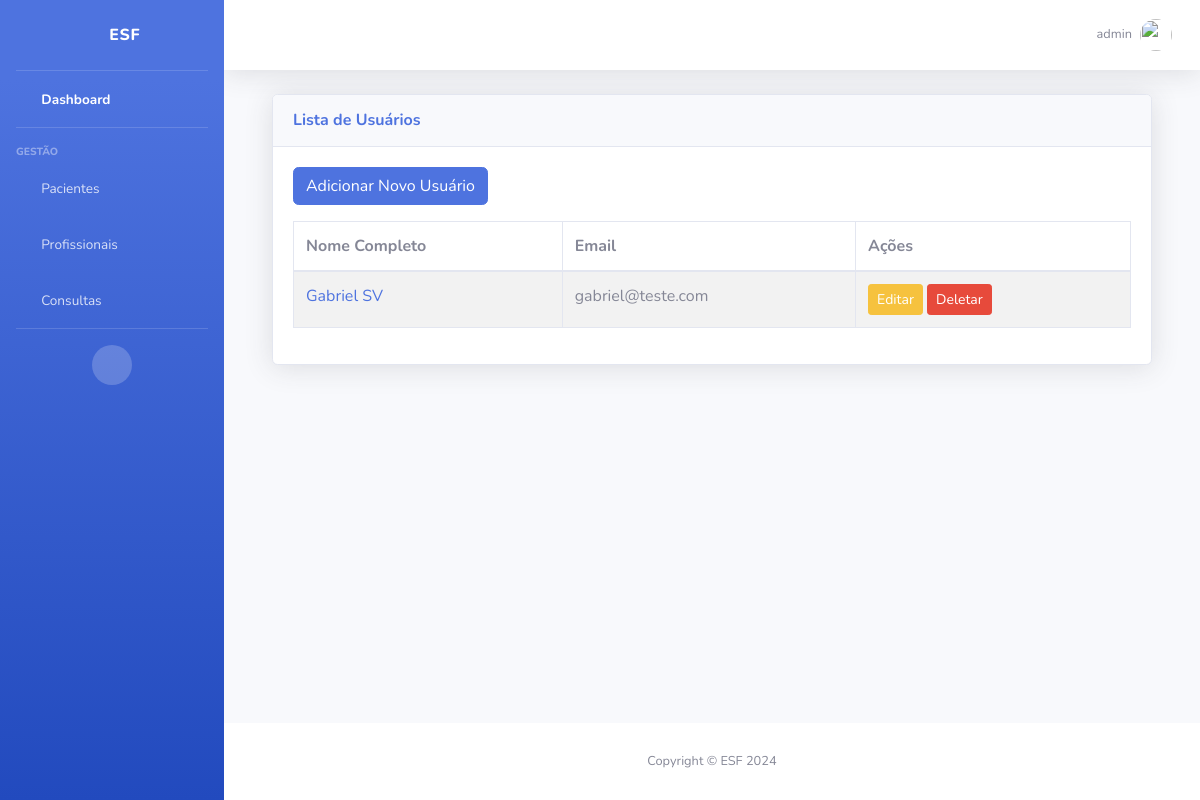
Before: /usuarios/ (signed in) with the older database file.
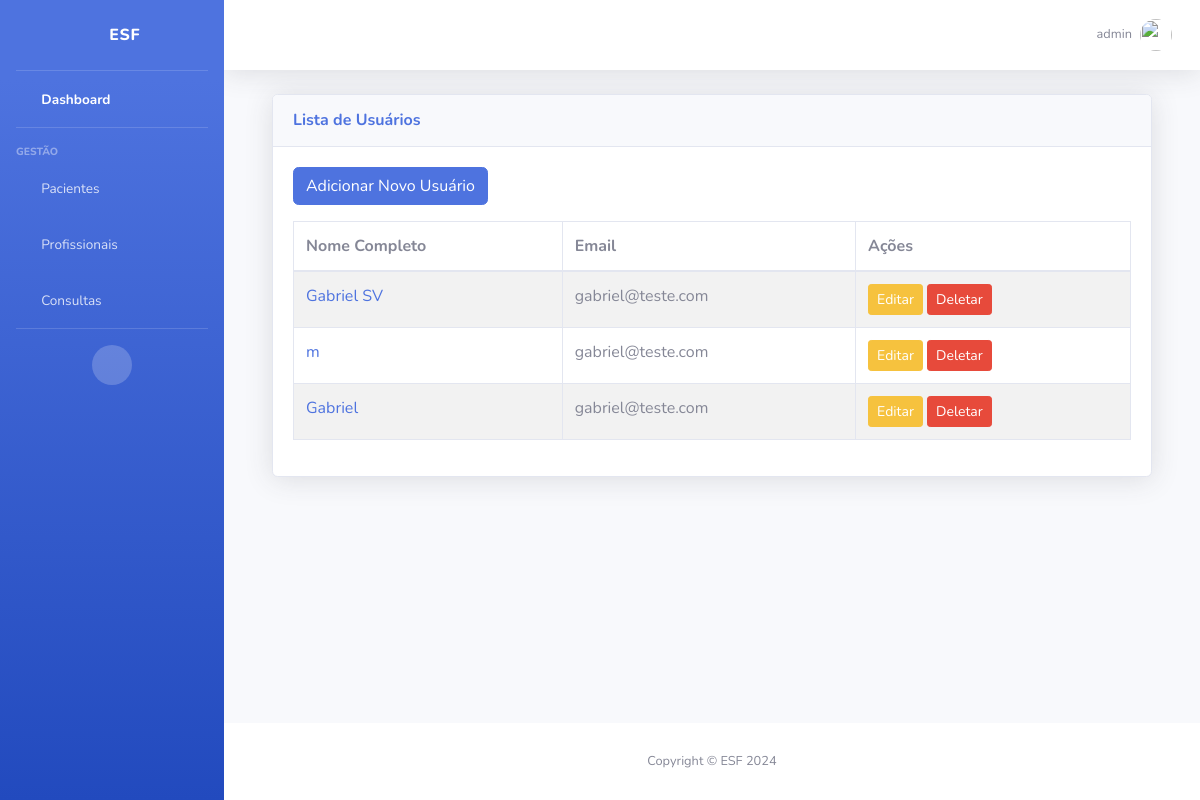
After: the same page with the newer database file.
### usuarios/models.py (models this page shows, shortened)
class Usuario(User):
    nome_completo = models.CharField(max_length=255)
    data_nascimento = models.DateField(null=True, blank=True)
    rua = models.CharField(max_length=255)
    num_casa = models.IntegerField()
    uf = models.CharField(max_length=2)
    cpf = models.CharField(max_length=11, unique=True)
    rg = models.CharField(max_length=9, unique=True)
    nome_mae = models.CharField(max_length=255)
    nome_pai = models.CharField(max_length=255, blank=True, null=True)

### usuarios/views.py (the view)
# urls.py: path('', views.usuario_list, name='usuario_list'),
@login_required
def usuario_list(request):
    usuarios = Usuario.objects.all()
    return render(request, 'usuarios/listaTodos.html', {'usuarios': usuarios})

### templates/usuarios/listaTodos.html
{% extends '_base.html' %}
{% block content %}
    <div class="container-fluid">
        <div class="card shadow mb-4">
            <div class="card-header py-3">
                <h6 class="m-0 font-weight-bold text-primary">Lista de Usuários</h6>
            </div>
            <div class="card-body">
                <div class="mb-3">
                    <a href="{% url 'usuario_create' %}" class="btn btn-primary">Adicionar Novo Usuário</a>
                </div>
                <div class="table-responsive">
                    <table class="table table-bordered table-striped">
                        <thead>
                            <tr>
                                <th>Nome Completo</th>
                                <th>Email</th>
                                <th>Ações</th>
                            </tr>
                        </thead>
                        <tbody>
                            {% for usuario in usuarios %}
                            <tr>
                                <td><a href="{% url 'usuario_detail' usuario.pk %}">{{ usuario.nome_completo }}</a></td>
                                <td>{{ usuario.email }}</td>
                                <td>
                                    <a href="{% url 'usuario_update' usuario.pk %}" class="btn btn-warning btn-sm">Editar</a>
                                    <a href="{% url 'usuario_delete' usuario.pk %}" class="btn btn-danger btn-sm">Deletar</a>
                                </td>
                            </tr>
                            {% endfor %}
                        </tbody>
                    </table>
                </div>
            </div>
        </div>
    </div>
{% endblock %}

### templates/_base.html (shortened to what this page needs)
{% load static %}
<!DOCTYPE html>
<html lang="en">
<head>
    <link href="{% static 'vendor/fontawesome-free/css/all.min.css' %}" rel="stylesheet" type="text/css">
    <link href="{% static 'css/sb-admin-2.min.css' %}" rel="stylesheet">
</head>
<body id="page-top">
    <div id="wrapper">
        <ul class="navbar-nav bg-gradient-primary sidebar sidebar-dark accordion" id="accordionSidebar">
            <a class="sidebar-brand d-flex align-items-center justify-content-center" href="{% url "usuario_list" %}">
                <div class="sidebar-brand-icon">
                    <i class="fas fa-hospital"></i>
                </div>
                <div class="sidebar-brand-text mx-3">ESF</div>
            </a>
            <hr class="sidebar-divider my-0">
            <li class="nav-item active">
                <a class="nav-link" href="">
                    <i class="fas fa-fw fa-tachometer-alt"></i>
                    <span>Dashboard</span>
                </a>
            </li>
            <hr class="sidebar-divider">
            <div class="sidebar-heading">
                Gestão
            </div>
            <li class="nav-item">
                <a class="nav-link" href="#">
                    <i class="fas fa-fw fa-user-injured"></i>
                    <span>Pacientes</span>
                </a>
            </li>
            <li class="nav-item">
                <a class="nav-link" href="#">
                    <i class="fas fa-fw fa-user-md"></i>
                    <span>Profissionais</span>
                </a>
            </li>
            <li class="nav-item">
                <a class="nav-link" href="{% url "agendar_consulta" %}">
                    <i class="fas fa-fw fa-calendar-alt"></i>
                    <span>Consultas</span>
                </a>
            </li>
            <hr class="sidebar-divider d-none d-md-block">
            <div class="text-center d-none d-md-inline">
                <button class="rounded-circle border-0" id="sidebarToggle"></button>
            </div>
        </ul>
        <div id="content-wrapper" class="d-flex flex-column">
            <div id="content">
                <nav class="navbar navbar-expand navbar-light bg-white topbar mb-4 static-top shadow">
                    <ul class="navbar-nav ml-auto">
                        <li class="nav-item dropdown no-arrow">
                            <a class="nav-link dropdown-toggle" href="#" id="userDropdown" role="button" data-toggle="dropdown" aria-haspopup="true" aria-expanded="false">
                                <span class="mr-2 d-none d-lg-inline text-gray-600 small">{{ user.username }}</span>
                                <img class="img-profile rounded-circle" src="{% static 'img/undraw_profile.svg' %}">
                            </a>
                        </li>
                    </ul>
                </nav>
                <div class="container-fluid">
                    {% block content %}
                    {% endblock %}
                </div>
            </div>
            <footer class="sticky-footer bg-white">
                <div class="container my-auto">
                    <div class="copyright text-center my-auto">
                        <span>Copyright &copy; ESF 2024</span>
                    </div>
                </div>
            </footer>
        </div>
    </div>
</body>
</html>

Changed rows visible on the page:
added Usuario: nome_completo "m", email "gabriel@teste.com"
added Usuario: nome_completo "Gabriel", email "gabriel@teste.com"
